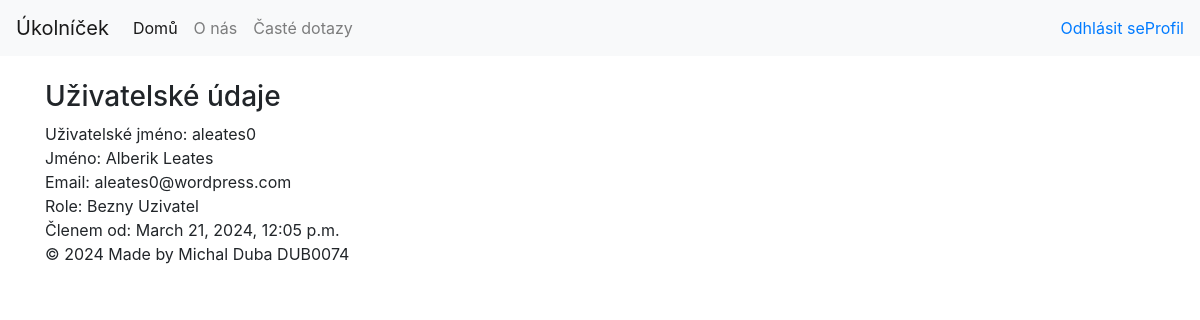
Screenshot of /user/1/ (signed in) with the database file from the repository.
### UkolnicekApp/models.py (models this page shows, shortened)
class Uzivatel(models.Model):
    uzivatel_id = models.AutoField(primary_key=True)
    uzivatelske_jmeno = models.CharField(max_length=25, null=False)
    krestni_jmeno = models.CharField(max_length=25, null=False)
    prijmeni = models.CharField(max_length=25, null=False)
    heslo = models.CharField(max_length=255, null=False)
    email = models.CharField(max_length=50, null=False)
    role = models.ForeignKey(Role, on_delete=models.DO_NOTHING)
    datum_vytvoreni = models.DateTimeField(null=False)
    posledni_zmena = models.DateTimeField(blank=True, null=True)
    posledni_login = models.DateTimeField(blank=True, null=True)
    prihlasen = models.BooleanField(null=False)

class Role(models.Model):
    role_id = models.AutoField(primary_key=True)
    nazev = models.CharField(max_length=25, null=False)
    privilegie = models.CharField(max_length=255, null=False)
    datum_vytvoreni = models.DateTimeField(null=False)
    posledni_zmena = models.DateTimeField(blank=True, null=True)

### UkolnicekApp/views.py (the view)
# urls.py: path('user/<int:user_id>/', views.user, name='user'),
def user(request, user_id):
    loggedIn = isUserLoggedIn(request)
    if (loggedIn):
        userId = request.session["user_id"]
    user = get_object_or_404(Uzivatel, pk=user_id)
    return render(request, 'UkolnicekApp/user.html', {'user': user, 'loggedIn': loggedIn, 'userId': userId})#userId je tady kvuli base layout navigaci, pouziva se pro vsechny views

### UkolnicekApp/views.py (called while the page is built)
def isUserLoggedIn(request):
    if ("username" not in request.session):
        request.session["username"] = None
        request.session["user_id"] = None
    if (request.session["username"] != None):
        return True
    return False

### templates/UkolnicekApp/user.html (shortened to what this page needs)
{% extends 'UkolnicekApp/base.html' %}
{% block content %}
<h3>Uživatelské údaje</h3>
<div>Uživatelské jméno: {{ user.uzivatelske_jmeno }}</div>
<div>Jméno: {{ user.krestni_jmeno }} {{user.prijmeni }}</div>
<div>Email: {{ user.email }}</div>
<div>Role: {{ user.role.nazev }}</div>
<div>Členem od: {{user.datum_vytvoreni}}</div>
{% endblock %}

### rows the page displays
Uzivatel: uzivatelske_jmeno "aleates0", krestni_jmeno "Alberik", prijmeni "Leates", email "aleates0@wordpress.com", role.nazev "Bezny Uzivatel", datum_vytvoreni "March 21, 2024, 12:05 p.m."
